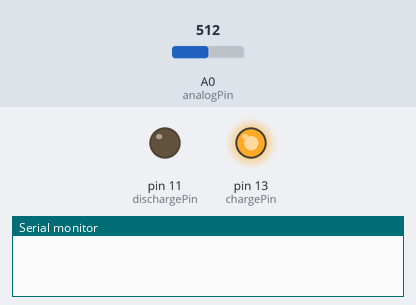
The sketch below on a simulated Arduino Uno, built with avr-gcc and run on an emulated ATmega328P. Parts: output pins drawn as LEDs (lit = HIGH), the last lines printed to the serial monitor. The test bench sets the inputs (shaded band); at power-on: A0 (analogPin) = 512.

Above: at 1.2 s.
1.3 s: A0 (analogPin) set to 638
2.8 s: A0 (analogPin) set to 665
At 3.8 s:
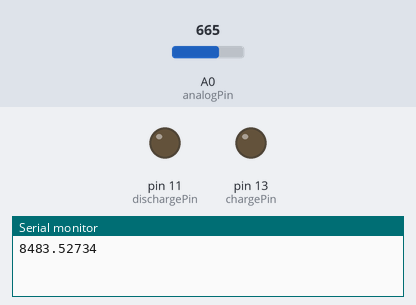
4.3 s: A0 (analogPin) set to 0
At 5.5 s:
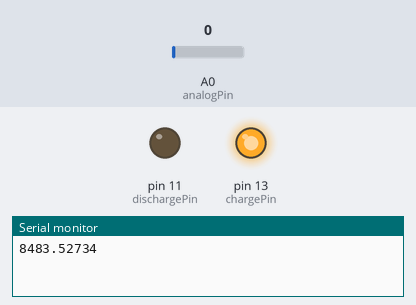
5.8 s: A0 (analogPin) set to 658
At 6.2 s:
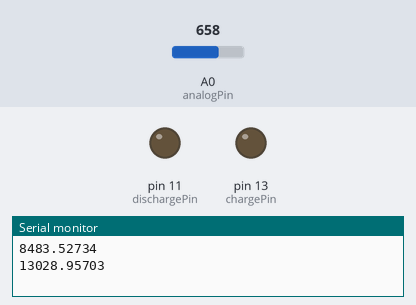
Timing chart, 0 to 8.3 s (numbered marks = the images above; inputs shaded):
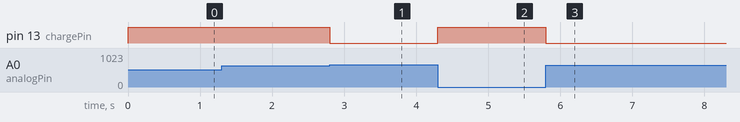

The sketch:

cap_meter_og.ino
```cpp
/*  RCTiming_capacitance_meter
 *   Paul Badger 2008
 *  Demonstrates use of RC time constants to measure the value of a capacitor
 *
 * Theory   A capcitor will charge, through a resistor, in one time constant, defined as T seconds where
 *    TC = R * C
 *
 *    TC = time constant period in seconds
 *    R = resistance in ohms
 *    C = capacitance in farads (1 microfarad (ufd) = .0000001 farad = 10^-6 farads )
 *
 *    The capacitor's voltage at one time constant is defined as 63.2% of the charging voltage.
 *
 *  Hardware setup:
 *  Test Capacitor between common point and ground (positive side of an electrolytic capacitor  to common)
 *  Test Resistor between chargePin and common point
 *  220 ohm resistor between dischargePin and common point
 *  Wire between common point and analogPin (A/D input)
 */

#define analogPin      0          // analog pin for measuring capacitor voltage
#define chargePin      13         // pin to charge the capacitor - connected to one end of the charging resistor
#define dischargePin   11         // pin to discharge the capacitor
#define resistorValue  3300000.0F   // change this to whatever resistor value you are using
                                  // F formatter tells compliler it's a floating point value
// defines for setting and clearing register bits
#ifndef cbi
#define cbi(sfr, bit) (_SFR_BYTE(sfr) &= ~_BV(bit))
#endif
#ifndef sbi
#define sbi(sfr, bit) (_SFR_BYTE(sfr) |= _BV(bit))
#endif

float startTime;
float elapsedTime;
float microFarads;                // floating point variable to preserve precision, make calculations
float nanoFarads;

////////////////////////////////////////////////////////
int const numReadings = 100;
float readings[numReadings];
int readIndex = 0;              // the index of the current reading
float total = 0;                  // the running total
float average = 0;                // the average

void setup(){
  pinMode(chargePin, OUTPUT);     // set chargePin to output
  digitalWrite(chargePin, LOW);

  Serial.begin(9600);             // initialize serial transmission for debugging

  for (int thisReading = 0; thisReading < numReadings; thisReading++) {
    readings[thisReading] = 0;
  }

  // set prescale to 16
  sbi(ADCSRA, ADPS2);
  cbi(ADCSRA, ADPS1);
  cbi(ADCSRA, ADPS0);
}

void loop(){
  digitalWrite(chargePin, HIGH);  // set chargePin HIGH and capacitor charging
  startTime = micros();

  while(analogRead(analogPin) < 648){       // 647 is 63.2% of 1023, which corresponds to full-scale voltage
  }

  elapsedTime= micros() - startTime;
 // convert microseconds to seconds ( 10^-6 ) and Farads to picoFarads ( 10^12 ),  net 10^6 (1000000)
  microFarads = ((float)elapsedTime / resistorValue) * 1000000.0;


    // subtract the last reading:
    total = total - readings[readIndex];
    // read from the sensor:
    readings[readIndex] = microFarads;
    // add the reading to the total:
    total = total + readings[readIndex];
    // advance to the next position in the array:
    readIndex = readIndex + 1;

    // if we're at the end of the array...
    if (readIndex >= numReadings) {
      // ...wrap around to the beginning:
      readIndex = 0;
    }

    // calculate the average:
    average = total / numReadings;

    Serial.println((float)average,5);

//  Serial.print(elapsedTime);       // print the value to serial port
//  Serial.print(" mS    ");         // print units and carriage return


//  if (microFarads > 1){
//    Serial.println((float)microFarads,5);       // print the value to serial port
//    Serial.println(" picoFarads");         // print units and carriage return
//  }
//  else
//  {
//    // if value is smaller than one microFarad, convert to nanoFarads (10^-9 Farad).
//    // This is  a workaround because Serial.print will not print floats
//
//    nanoFarads = microFarads * 1000.0;      // multiply by 1000 to convert to nanoFarads (10^-9 Farads)
//    Serial.print((float)nanoFarads);         // print the value to serial port
//    Serial.println(" nanoFarads");          // print units and carriage return
//  }


  /* dicharge the capacitor  */
  digitalWrite(chargePin, LOW);             // set charge pin to  LOW
  pinMode(dischargePin, OUTPUT);            // set discharge pin to output
  digitalWrite(dischargePin, LOW);          // set discharge pin LOW
  while(analogRead(analogPin) > 0){         // wait until capacitor is completely discharged
  }

  pinMode(dischargePin, INPUT);            // set discharge pin back to input

//  delay(500);
}
```

Measured:
- the behaviour switches between 647 and 648 on A0 (analogPin) (found by bisection; images 0 and 1)
- after the input at 1.3 s, every drawn part: stays the same
- after the input at 2.8 s, pin 13 (chargePin): HIGH → LOW at once
- after the input at 4.3 s, pin 13 (chargePin): LOW → HIGH at once
- after the input at 5.8 s, pin 13 (chargePin): HIGH → LOW at once
